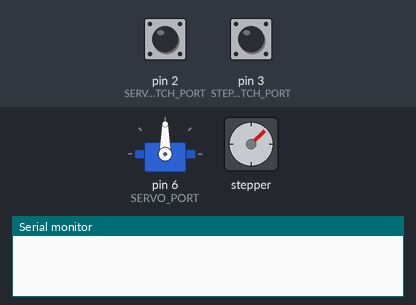
The sketch below on a simulated Arduino Uno, built with avr-gcc and run on an emulated ATmega328P. Parts: servo, stepper motor, the last lines printed to the serial monitor. Inputs (shaded band) come from the test bench; at power-on: pin 2 (SERVO_SWITCH_PORT) LOW, pin 3 (STEPPER_SWITCH_PORT) LOW. EEPROM starts erased; stepper angles assume 200 steps per turn.

Above: at 1.2 s.
1.3 s: pin 2 (SERVO_SWITCH_PORT) pulled HIGH for 1 s
At 1.68 s:
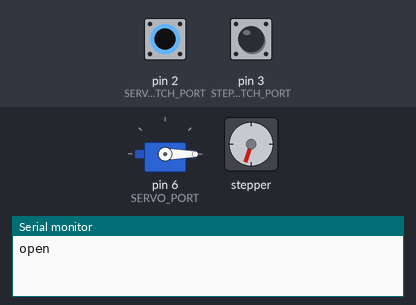
4.5 s: pin 2 (SERVO_SWITCH_PORT) pulled HIGH for 0.15 s
At 4.71 s:
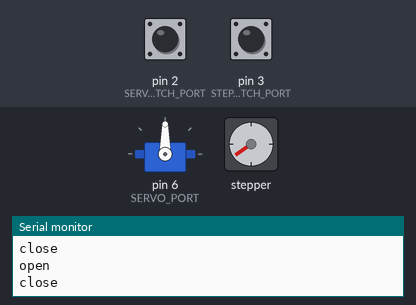
7.5 s: pin 2 (SERVO_SWITCH_PORT) pulled HIGH for 0.15 s
At 7.75 s:
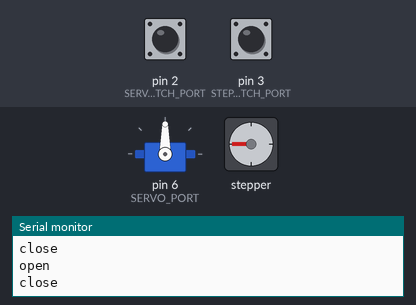
10.6 s: pin 3 (STEPPER_SWITCH_PORT) pulled HIGH for 1 s
14.2 s: pin 2 (SERVO_SWITCH_PORT) pulled HIGH for 3.2 s
At 14.43 s:
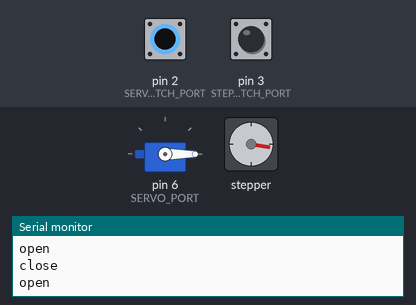
18.9 s: pin 2 (SERVO_SWITCH_PORT) pulled HIGH for 1 s
At 19.6 s:
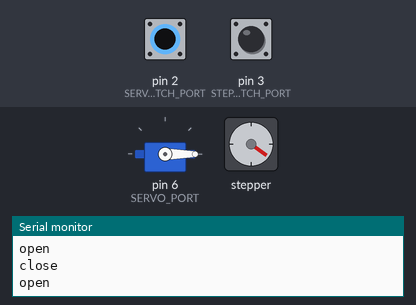
Timing chart, 0 to 22.9 s (numbered marks = the images above; inputs shaded):
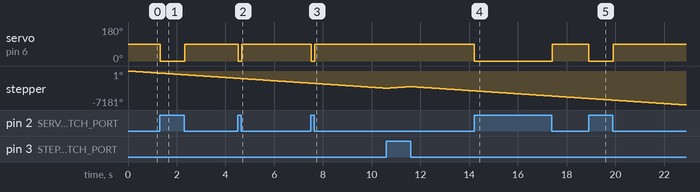

Measured:
- after the input at 1.3 s, servo on pin 6 (SERVO_PORT): 90° → 0° at once, → 90° 1.0 s later
- after the input at 4.5 s, servo on pin 6 (SERVO_PORT): 90° → 0° at once, → 90° 0.15 s later
- after the input at 7.5 s, servo on pin 6 (SERVO_PORT): 90° → 0° at once, → 90° 0.15 s later
- after the input at 14.2 s, servo on pin 6 (SERVO_PORT): 90° → 0° at once, → 90° 3.2 s later
- after the input at 18.9 s, servo on pin 6 (SERVO_PORT): 90° → 0° at once, → 90° 1.0 s later

The sketch:

enabletech.ino
```cpp
#include <EEPROM.h>
#include <Servo.h>
#include <Stepper.h>


const int STEP_PER_REVOLUTION = 200;
const int REVOLUTIONS_TO_OPEN = 1;
const int STEPS_TO_OPEN = REVOLUTIONS_TO_OPEN * STEP_PER_REVOLUTION;
const int STEPPER_SPEED = 60;
const int SERVO_PORT = 6;
const int SERVO_SWITCH_PORT = 2;
const int STEPPER_SWITCH_PORT = 3;


Servo servo;
Stepper stepper(STEP_PER_REVOLUTION, 8, 9, 10, 11);


bool isSwitched(int pin) {
  return digitalRead(pin) == HIGH;
}


bool hasRun() {
  return EEPROM.read(0) == 1;
}


void setupMemory() {
  EEPROM.write(0, 1); // "program setup has run" flag
  EEPROM.write(1, 0); // clamp
  setSteps(0);
}


bool isClampOpen() {
  return EEPROM.read(1) == 1;
}


void closeClamp() {
  servo.write(90);
  EEPROM.write(1, 0);
}


void openClamp() {
  servo.write(0);
  EEPROM.write(1, 1);
}


int getSteps() {
  return EEPROM.read(2);
}


void setSteps(int steps) {
  EEPROM.write(2, steps);
}


void setup() {
  pinMode(SERVO_SWITCH_PORT, INPUT);
  pinMode(STEPPER_SWITCH_PORT, INPUT);

  servo.attach(SERVO_PORT);
  stepper.setSpeed(STEPPER_SPEED);

  if (!hasRun()) {
    setupMemory();
  }

  Serial.begin(9600);
}


void loop() {
  if (isSwitched(SERVO_SWITCH_PORT) && !isClampOpen()) {
    openClamp();
    Serial.println("open");
  }

  if (!isSwitched(SERVO_SWITCH_PORT) && isClampOpen()) {
    closeClamp();
    Serial.println("close");
  }

  if (isSwitched(STEPPER_SWITCH_PORT)) {
//    for (int steps = getSteps(); steps < STEPS_TO_OPEN; steps++) {
     stepper.step(+1);
//      setSteps(steps + 1);
//      Serial.println(steps);
//    }
  }

  if (!isSwitched(STEPPER_SWITCH_PORT)) {
//    for (int steps = getSteps(); steps > 0; steps--) {
     stepper.step(-1);
//      setSteps(steps - 1);
//      Serial.println(steps);
//    }
  }
}
```
